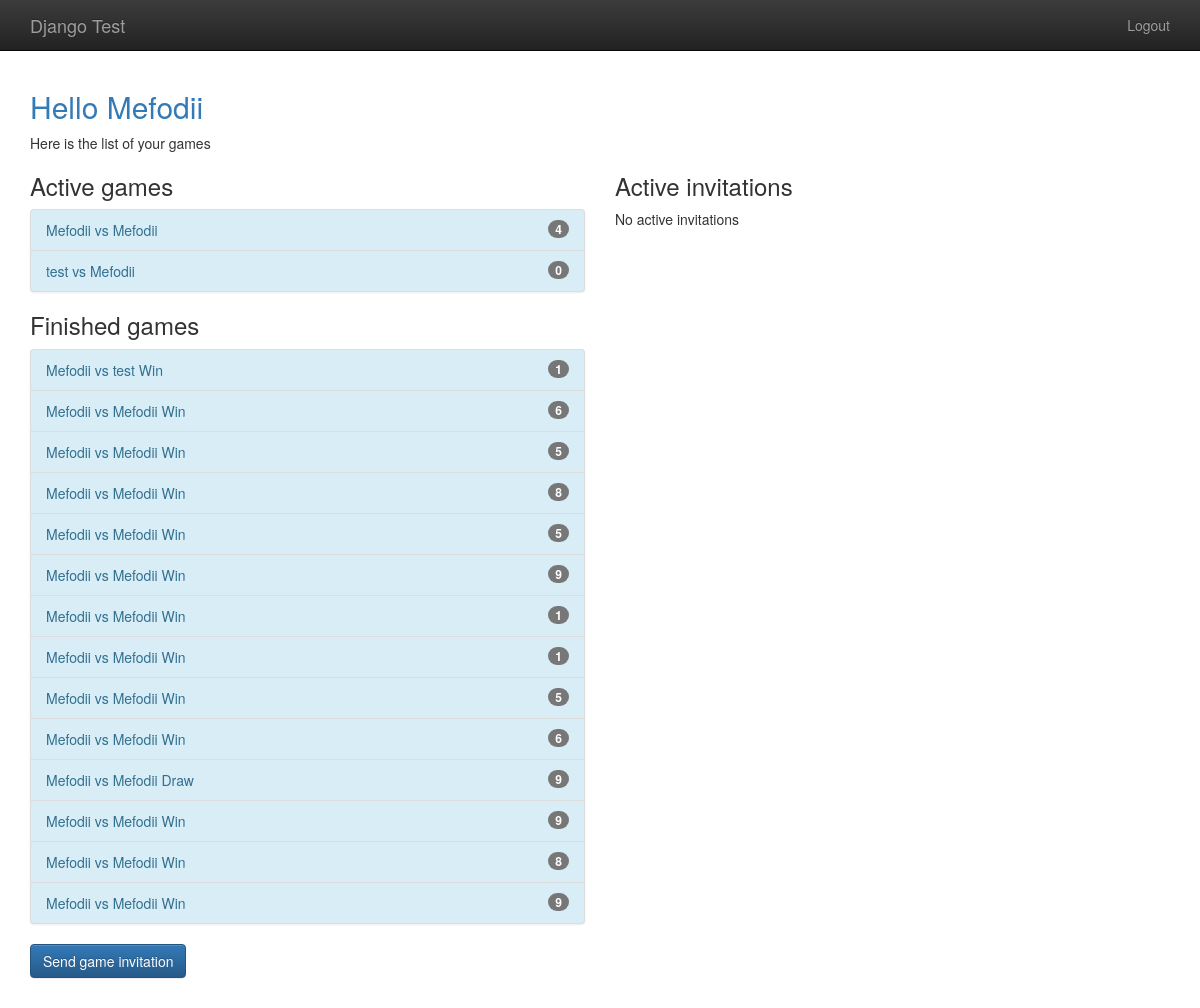
The page /player/home (signed in) on the database as committed earlier.
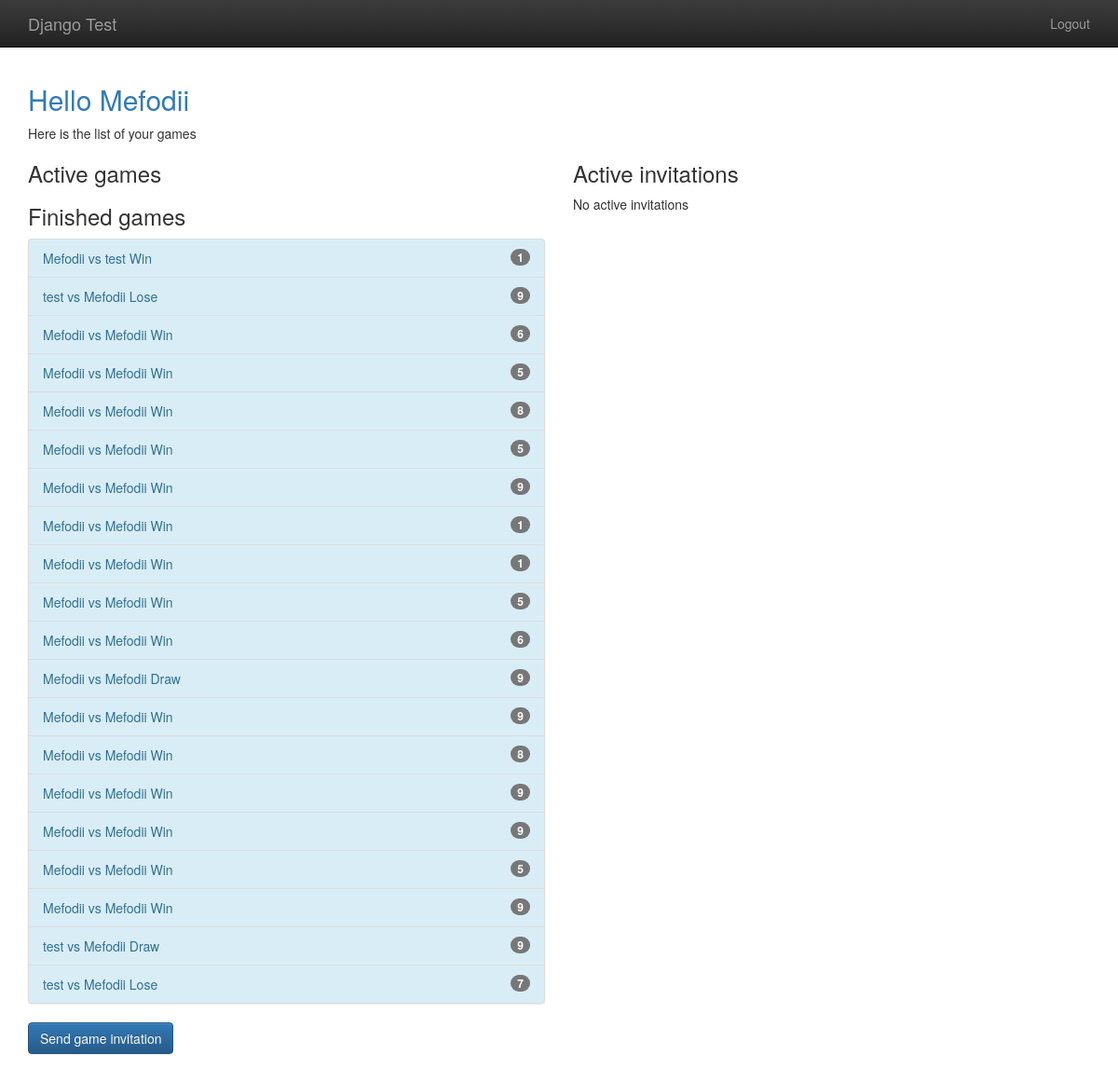
The same page on the database as committed later.
### gameplay/models.py (models this page shows, shortened)
class Game(models.Model):
    first_player = models.ForeignKey(User, related_name="games_first_player", on_delete=models.CASCADE)
    second_player = models.ForeignKey(User, related_name="games_second_player", on_delete=models.CASCADE)
    start_time = models.DateTimeField(auto_now_add=True)
    last_active = models.DateTimeField(auto_now=True)
    status = models.CharField(max_length=1, default='F', choices=GAME_STATUS_CHOICES)
    objects = GameQuerySet.as_manager()
    def get_absolute_url(self):
        return reverse("gameplay_detail", args=[self.id])
    def __str__(self):
        return "{0} vs {1}".format(self.first_player, self.second_player)

### player/views.py (the view)
# urls.py: path('home', home, name="player_home"),
@login_required
def home(request):
    my_games = Game.objects.games_for_user(request.user)
    active_games = my_games.active()
    finished_games = my_games.difference(active_games)
    invitations = request.user.invitations_received.all()
    return render(request, "player/home.html",
                  {"active_games": active_games,
                   "finished_games" : finished_games,
                   "invitations": invitations})

### gameplay/models.py (called while the page is built)
    def games_for_user(self, user):
        return self.filter(
            Q(first_player=user) | Q(second_player=user)
        )

    def active(self):
        return self.filter(
            Q(status="F") | Q(status="S")
        )

### templates/player/home.html (shortened to what this page needs)
{% extends "base.html" %}
{% block content %}
    <h2 class="text-primary">Hello {{ user.username }}</h2>
    Here is the list of your games
    <div class="row">
        <div class="col-md-6">
            <h3>Active games</h3>
            {% include "player/game_list_snippet.html" with games_list=active_games %}
            <h3>Finished games</h3>
            {% include "player/game_list_snippet.html" with games_list=finished_games %}
            <p>
                <a class="btn btn-primary"
                   href="{% url 'player_new_invitation' %}">Send game invitation</a>
            </p>
        </div>
        <div class="col-md-6">
            <h3>Active invitations</h3>
            {% if invitations %}
                <div class="list-group">
                    {% for inv in invitations %}
                        <a class="list-group-items" href="{% url 'player_accept_invitation' id=inv.id %}">
                            {{ inv.from_user.username }} invited you to play.<br>
                        </a>
                    {% endfor %}
                </div>
            {% else %}
                <p>No active invitations</p>
            {% endif %}
        </div>
    </div>
{% endblock %}

### templates/base.html (shortened to what this page needs)
{% load staticfiles %}
<!doctype html>
<html class="no-js" lang="">
    <head>
        {% block styling %}
            <link rel="stylesheet" href="{% static 'css/bootstrap.min.css' %}">
            <link rel="stylesheet" href="{% static 'css/bootstrap-theme.min.css' %}">
            <link rel="stylesheet" href="{% static 'css/main.css' %}">
        {% endblock styling %}
    </head>
    <body ng-app="tictactoe.demo">
    <nav class="navbar navbar-inverse navbar-fixed-top" role="navigation">
      <div class="container">
        <div class="navbar-header">
          <a class="navbar-brand" href="/">Django Test</a>
        </div>
        <ul class="nav navbar-nav navbar-right">
            {% if user.is_authenticated %}
                <li><a href="{% url 'player_logout' %}">Logout</a></li>
            {% else %}
                <li><a href="{% url 'player_login' %}">Login</a></li>
                <li><a href="{% url 'player_signup' %}">Signup</a></li>
            {% endif %}
        </ul>
      </div>
    </nav>
        <div class="container">
            {% block content %}
            {% endblock %}
        </div>
    </body>
</html>

### templates/player/game_list_snippet.html
{% if games_list %}
    <div class="list-group bg-info">
        {% for game in games_list %}
            <a class="list-group-item list-group-item-info"
               href="{{ game.get_absolute_url }}">
                {{ game }}
                {% if game.status not in "FS" %}
                    {% if game.status == "D" %}
                        Draw
                    {% elif game.status == "W" and user == game.first_player %}
                        Win
                    {% elif game.status == "L" and user == game.second_player %}
                        Win
                    {% else %}
                        Lose
                    {% endif %}
                {% endif %}
                <span class="badge">{{ game.move_set.count }}</span>
            </a>
        {% endfor %}
    </div>
{% endif %}

### templates/base.html (style rules this page uses)
body { padding-top: 70px; padding-bottom: 20px; }

Rows that differ between the two databases and show on the page:
shown differently, row unchanged: Game "Mefodii vs test": moves up the list
changed Game (number 2 of 20 on the later page): move_set.count "0" → "9"; now shows "Lose"
changed Game (number 16 of 20 on the later page): move_set.count "4" → "9"; now shows "Win"; moves down the list
added Game: first_player+second_player "Mefodii vs Mefodii", status "Win", move_set.count "5"
added Game: first_player+second_player "Mefodii vs Mefodii", status "Win", move_set.count "9"
added Game: first_player+second_player "test vs Mefodii", status "Draw", move_set.count "9"
added Game: first_player+second_player "test vs Mefodii", status "Lose", move_set.count "7"
